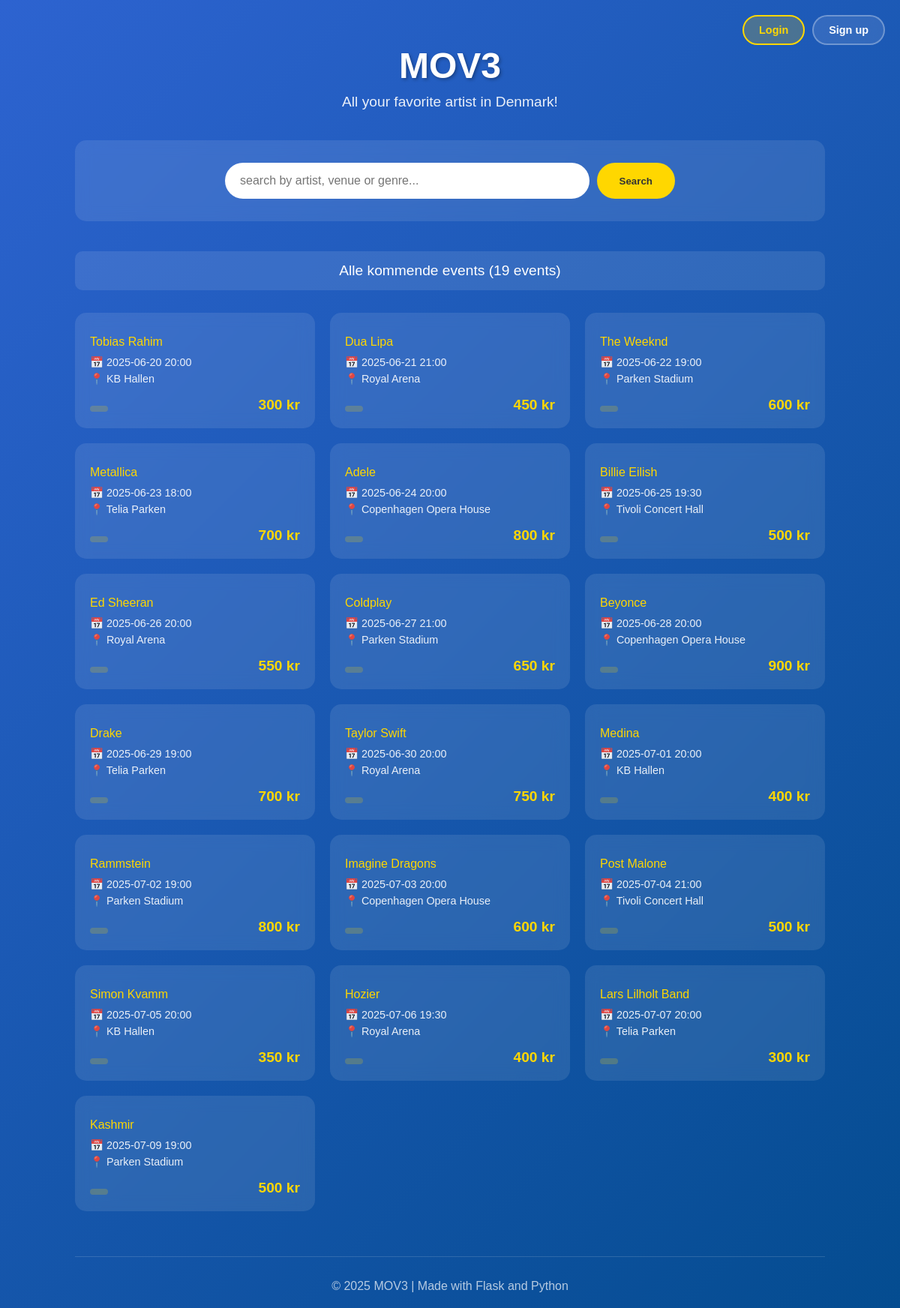
The page / on the database its author committed.
### tables this page shows
CREATE TABLE events (
    event_id SERIAL PRIMARY KEY,
    artist_name TEXT NOT NULL,
    genre TEXT,
    venue TEXT,
    date TIMESTAMP,
    price INT
);

### app.py (the view)
@app.route('/')
def index():
    query = request.args.get('search', '').strip()
    if query:
        events = search_events(query)
        message = f'Søgeresultater for "{query}" ({len(events)} events fundet)'
    else:
        events = get_all_events()
        message = f'Alle kommende events ({len(events)} events)'
    print(f"Antal events: {len(events)}")  # Debug print
    print(f"Template variabler: query='{query}', message='{message}'")  # Debug print
    if currentUser == 'None':
        return render_template('index.html', events=events, query=query, message=message)
    if currentUser != 'None':
        return render_template('index.html', events=events, query=query, message=message, currentUser=currentUser)

### app.py (called while the page is built)
def get_db():
    db = getattr(g, '_database', None)
    if db is None:
        db = g._database = sqlite3.connect(DATABASE)
        db.row_factory = sqlite3.Row  # Gør at vi kan bruge kolonnenavne
    return db

@app.teardown_appcontext
def close_connection(exception):
    db = getattr(g, '_database', None)
    if db is not None:
        db.close()

def get_all_events():
    db = get_db()
    events = db.execute('SELECT * FROM events ORDER BY date').fetchall()
    return events

@app.template_filter('format_price')
def format_price(price):
    if price == 0:
        return "Gratis"
    return f"{price} kr"

@app.template_filter('format_date')
def format_date(date_string):
    try:
        from datetime import datetime
        date_obj = datetime.strptime(date_string, '%Y-%m-%d')
        months = {
            1: 'jan', 2: 'feb', 3: 'mar', 4: 'apr',
            5: 'maj', 6: 'jun', 7: 'jul', 8: 'aug',
            9: 'sep', 10: 'okt', 11: 'nov', 12: 'dec'
        }
        return f"{date_obj.day}. {months[date_obj.month]} {date_obj.year}"
    except:
        return date_string

### templates/index.html (shortened to what this page needs)
<!DOCTYPE html>
<html lang="da">
<head>
</head>
<body>
        {% if currentUser %}
    <div class="top-buttons">
        <a href="/" class="top-btn login-btn">Log out</a>
        <a href="/editEvents" class="top-btn newuser-btn">Manage events</a>
    </div>
        {% else %}
    <div class="top-buttons">
        <a href="/login" class="top-btn login-btn">Login</a>
        <a href="/newuser" class="top-btn newuser-btn">Sign up</a>
    </div>
        {% endif %}
    <div class="container">
        <div class="header">
            <h1>MOV3</h1>
            <p>All your favorite artist in Denmark!</p>
        </div>
        <div class="search-container">
            <form class="search-form" method="GET">
                <input type="text"
                       name="search"
                       class="search-input"
                       placeholder="search by artist, venue or genre..."
                       value="{% if query %}{{ query }}{% endif %}">
                <button type="submit" class="search-btn">Search</button>
            </form>
        </div>
        {% if message %}
        <div class="message">
            {{ message }}
        </div>
        {% endif %}
        {% if events %}
        <div class="events-grid">
            {% for event in events %}
            <div class="event-card">
                <div class="event-artist">{{ event.artist_name }}</div>
                <div class="event-details">
                    <div>📅 {{ event.date | format_date }}</div>
                    <div>📍 {{ event.venue }}</div>
                </div>
                <div style="display: flex; justify-content: space-between; align-items: center;">
                    <span class="event-category">{{ event.category }}</span>
                    <div class="event-price">{{ event.price | format_price }}</div>
                </div>
            </div>
            {% endfor %}
        </div>
        {% else %}
        <div class="no-results">
            <h2>No events has been found</h2>
            <p>Try to search for something else or <a href="/" style="color: #ffd700;">See all events!</a></p>
        </div>
        {% endif %}
        <div style="text-align: center; margin-top: 60px; padding-top: 30px; border-top: 1px solid rgba(255,255,255,0.2); opacity: 0.7;">
            <p>&copy; 2025 MOV3 | Made with Flask and Python</p>
        </div>
    </div>
</body>
</html>

### templates/index.html (style rules this page uses)
* { margin: 0; padding: 0; box-sizing: border-box; }
body { font-family: Arial, sans-serif; background: linear-gradient(135deg,rgb(45, 99, 208) 0%,rgb(4, 76, 144) 100%); min-height: 100vh; color: white; padding: 20px; }
.container { max-width: 1000px; margin: 0 auto; }
.top-buttons { position: fixed; top: 20px; right: 20px; z-index: 1000; display: flex; gap: 10px; }
.top-btn { padding: 10px 20px; background: rgba(255, 255, 255, 0.1); backdrop-filter: blur(10px); color: white; border: 2px solid rgba(255, 255, 255, 0.3); border-radius: 25px; text-decoration: none; font-size: 0.9rem; font-weight: bold; cursor: pointer; transition: all 0.3s; display: inline-flex; align-items: center; gap: 5px; }
.login-btn { background: rgba(255, 215, 0, 0.2); border-color: #ffd700; color: #ffd700; }
.header { text-align: center; margin-bottom: 40px; margin-top: 40px; }
.header h1 { font-size: 3rem; margin-bottom: 10px; text-shadow: 2px 2px 4px rgba(0,0,0,0.3); }
.header p { font-size: 1.2rem; opacity: 0.9; }
.search-container { background: rgba(255, 255, 255, 0.1); backdrop-filter: blur(10px); border-radius: 15px; padding: 30px; margin-bottom: 40px; text-align: center; }
.search-form { display: flex; gap: 10px; max-width: 600px; margin: 0 auto; }
.search-input { flex: 1; padding: 15px 20px; border: none; border-radius: 25px; font-size: 1rem; outline: none; }
.search-btn { padding: 15px 30px; background: #ffd700; color: #333; border: none; border-radius: 25px; font-weight: bold; cursor: pointer; transition: background 0.3s; }
.message { text-align: center; font-size: 1.2rem; margin-bottom: 30px; padding: 15px; background: rgba(255, 255, 255, 0.1); border-radius: 10px; }
.events-grid { display: grid; grid-template-columns: repeat(auto-fit, minmax(300px, 1fr)); gap: 20px; }
.event-card { background: rgba(255, 255, 255, 0.1); backdrop-filter: blur(10px); border-radius: 15px; padding: 20px; transition: transform 0.3s; }
.event-artist { font-size: 1rem; color: #ffd700; margin-bottom: 10px; }
.event-details { display: grid; gap: 5px; margin-bottom: 15px; font-size: 0.9rem; opacity: 0.9; }
.event-price { font-size: 1.2rem; font-weight: bold; color: #ffd700; text-align: right; }
.event-category { display: inline-block; background: rgba(255, 215, 0, 0.2); color: #ffd700; padding: 4px 12px; border-radius: 15px; font-size: 0.8rem; margin-top: 10px; }

### rows shown on the page
events: artist_name "Tobias Rahim", date "2025-06-20 20:00", venue "KB Hallen", price "300 kr"
events: artist_name "Dua Lipa", date "2025-06-21 21:00", venue "Royal Arena", price "450 kr"
events: artist_name "The Weeknd", date "2025-06-22 19:00", venue "Parken Stadium", price "600 kr"
events: artist_name "Metallica", date "2025-06-23 18:00", venue "Telia Parken", price "700 kr"
events: artist_name "Adele", date "2025-06-24 20:00", venue "Copenhagen Opera House", price "800 kr"
events: artist_name "Billie Eilish", date "2025-06-25 19:30", venue "Tivoli Concert Hall", price "500 kr"
events: artist_name "Ed Sheeran", date "2025-06-26 20:00", venue "Royal Arena", price "550 kr"
events: artist_name "Coldplay", date "2025-06-27 21:00", venue "Parken Stadium", price "650 kr"
events: artist_name "Beyonce", date "2025-06-28 20:00", venue "Copenhagen Opera House", price "900 kr"
events: artist_name "Drake", date "2025-06-29 19:00", venue "Telia Parken", price "700 kr"
events: artist_name "Taylor Swift", date "2025-06-30 20:00", venue "Royal Arena", price "750 kr"
events: artist_name "Medina", date "2025-07-01 20:00", venue "KB Hallen", price "400 kr"
events: artist_name "Rammstein", date "2025-07-02 19:00", venue "Parken Stadium", price "800 kr"
events: artist_name "Imagine Dragons", date "2025-07-03 20:00", venue "Copenhagen Opera House", price "600 kr"
events: artist_name "Post Malone", date "2025-07-04 21:00", venue "Tivoli Concert Hall", price "500 kr"
events: artist_name "Simon Kvamm", date "2025-07-05 20:00", venue "KB Hallen", price "350 kr"
events: artist_name "Hozier", date "2025-07-06 19:30", venue "Royal Arena", price "400 kr"
events: artist_name "Lars Lilholt Band", date "2025-07-07 20:00", venue "Telia Parken", price "300 kr"
events: artist_name "Kashmir", date "2025-07-09 19:00", venue "Parken Stadium", price "500 kr"

### other values the page prints
{{ message }} "Alle kommende events (19 events)"
